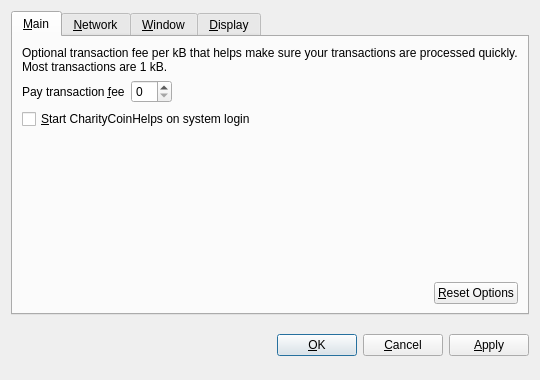
<?xml version="1.0" encoding="UTF-8"?>
<ui version="4.0">
 <class>OptionsDialog</class>
 <widget class="QDialog" name="OptionsDialog">
  <property name="geometry">
   <rect>
    <x>0</x>
    <y>0</y>
    <width>540</width>
    <height>380</height>
   </rect>
  </property>
  <property name="windowTitle">
   <string>Options</string>
  </property>
  <property name="modal">
   <bool>true</bool>
  </property>
  <layout class="QVBoxLayout" name="verticalLayout">
   <item>
    <widget class="QTabWidget" name="tabWidget">
     <property name="tabPosition">
      <enum>QTabWidget::North</enum>
     </property>
     <property name="currentIndex">
      <number>0</number>
     </property>
     <widget class="QWidget" name="tabMain">
      <attribute name="title">
       <string>&amp;Main</string>
      </attribute>
      <layout class="QVBoxLayout" name="verticalLayout_Main">
       <item>
        <widget class="QLabel" name="transactionFeeInfoLabel">
         <property name="text">
          <string>Optional transaction fee per kB that helps make sure your transactions are processed quickly. Most transactions are 1 kB.</string>
         </property>
         <property name="textFormat">
          <enum>Qt::PlainText</enum>
         </property>
         <property name="wordWrap">
          <bool>true</bool>
         </property>
        </widget>
       </item>
       <item>
        <layout class="QHBoxLayout" name="horizontalLayout_1_Main">
         <item>
          <widget class="QLabel" name="transactionFeeLabel">
           <property name="text">
            <string>Pay transaction &amp;fee</string>
           </property>
           <property name="textFormat">
            <enum>Qt::PlainText</enum>
           </property>
           <property name="buddy">
            <cstring>transactionFee</cstring>
           </property>
          </widget>
         </item>
         <item>
          <widget class="BitcoinAmountField" name="transactionFee"/>
         </item>
         <item>
          <spacer name="horizontalSpacer_1_Main">
           <property name="orientation">
            <enum>Qt::Horizontal</enum>
           </property>
           <property name="sizeHint" stdset="0">
            <size>
             <width>40</width>
             <height>20</height>
            </size>
           </property>
          </spacer>
         </item>
        </layout>
       </item>
       <item>
        <widget class="QCheckBox" name="bitcoinAtStartup">
         <property name="toolTip">
          <string>Automatically start CharityCoinHelps after logging in to the system.</string>
         </property>
         <property name="text">
          <string>&amp;Start CharityCoinHelps on system login</string>
         </property>
        </widget>
       </item>
       <item>
        <spacer name="verticalSpacer_Main">
         <property name="orientation">
          <enum>Qt::Vertical</enum>
         </property>
         <property name="sizeHint" stdset="0">
          <size>
           <width>20</width>
           <height>40</height>
          </size>
         </property>
        </spacer>
       </item>
       <item>
        <layout class="QHBoxLayout" name="horizontalLayout_2_Main">
         <item>
          <spacer name="horizontalSpacer_2_Main">
           <property name="orientation">
            <enum>Qt::Horizontal</enum>
           </property>
           <property name="sizeHint" stdset="0">
            <size>
             <width>40</width>
             <height>20</height>
            </size>
           </property>
          </spacer>
         </item>
         <item>
          <widget class="QPushButton" name="resetButton">
           <property name="toolTip">
            <string>Reset all client options to default.</string>
           </property>
           <property name="text">
            <string>&amp;Reset Options</string>
           </property>
           <property name="autoDefault">
            <bool>false</bool>
           </property>
          </widget>
         </item>
        </layout>
       </item>
      </layout>
     </widget>
     <widget class="QWidget" name="tabNetwork">
      <attribute name="title">
       <string>&amp;Network</string>
      </attribute>
      <layout class="QVBoxLayout" name="verticalLayout_Network">
       <item>
        <widget class="QCheckBox" name="mapPortUpnp">
         <property name="toolTip">
          <string>Automatically open the CharityCoinHelps client port on the router. This only works when your router supports UPnP and it is enabled.</string>
         </property>
         <property name="text">
          <string>Map port using &amp;UPnP</string>
         </property>
        </widget>
       </item>
       <item>
        <widget class="QCheckBox" name="connectSocks">
         <property name="toolTip">
          <string>Connect to the CharityCoinHelps network through a SOCKS proxy (e.g. when connecting through Tor).</string>
         </property>
         <property name="text">
          <string>&amp;Connect through SOCKS proxy:</string>
         </property>
        </widget>
       </item>
       <item>
        <layout class="QHBoxLayout" name="horizontalLayout_Network">
         <item>
          <widget class="QLabel" name="proxyIpLabel">
           <property name="text">
            <string>Proxy &amp;IP:</string>
           </property>
           <property name="textFormat">
            <enum>Qt::PlainText</enum>
           </property>
           <property name="buddy">
            <cstring>proxyIp</cstring>
           </property>
          </widget>
         </item>
         <item>
          <widget class="QValidatedLineEdit" name="proxyIp">
           <property name="maximumSize">
            <size>
             <width>140</width>
             <height>16777215</height>
            </size>
           </property>
           <property name="toolTip">
            <string>IP address of the proxy (e.g. 127.0.0.1)</string>
           </property>
          </widget>
         </item>
         <item>
          <widget class="QLabel" name="proxyPortLabel">
           <property name="text">
            <string>&amp;Port:</string>
           </property>
           <property name="textFormat">
            <enum>Qt::PlainText</enum>
           </property>
           <property name="buddy">
            <cstring>proxyPort</cstring>
           </property>
          </widget>
         </item>
         <item>
          <widget class="QLineEdit" name="proxyPort">
           <property name="maximumSize">
            <size>
             <width>55</width>
             <height>16777215</height>
            </size>
           </property>
           <property name="toolTip">
            <string>Port of the proxy (e.g. 9050)</string>
           </property>
          </widget>
         </item>
         <item>
          <widget class="QLabel" name="socksVersionLabel">
           <property name="text">
            <string>SOCKS &amp;Version:</string>
           </property>
           <property name="textFormat">
            <enum>Qt::PlainText</enum>
           </property>
           <property name="buddy">
            <cstring>socksVersion</cstring>
           </property>
          </widget>
         </item>
         <item>
          <widget class="QValueComboBox" name="socksVersion">
           <property name="toolTip">
            <string>SOCKS version of the proxy (e.g. 5)</string>
           </property>
          </widget>
         </item>
         <item>
          <spacer name="horizontalSpacer_Network">
           <property name="orientation">
            <enum>Qt::Horizontal</enum>
           </property>
           <property name="sizeHint" stdset="0">
            <size>
             <width>40</width>
             <height>20</height>
            </size>
           </property>
          </spacer>
         </item>
        </layout>
       </item>
       <item>
        <spacer name="verticalSpacer_Network">
         <property name="orientation">
          <enum>Qt::Vertical</enum>
         </property>
         <property name="sizeHint" stdset="0">
          <size>
           <width>20</width>
           <height>40</height>
          </size>
         </property>
        </spacer>
       </item>
      </layout>
     </widget>
     <widget class="QWidget" name="tabWindow">
      <attribute name="title">
       <string>&amp;Window</string>
      </attribute>
      <layout class="QVBoxLayout" name="verticalLayout_Window">
       <item>
        <widget class="QCheckBox" name="minimizeToTray">
         <property name="toolTip">
          <string>Show only a tray icon after minimizing the window.</string>
         </property>
         <property name="text">
          <string>&amp;Minimize to the tray instead of the taskbar</string>
         </property>
        </widget>
       </item>
       <item>
        <widget class="QCheckBox" name="minimizeOnClose">
         <property name="toolTip">
          <string>Minimize instead of exit the application when the window is closed. When this option is enabled, the application will be closed only after selecting Quit in the menu.</string>
         </property>
         <property name="text">
          <string>M&amp;inimize on close</string>
         </property>
        </widget>
       </item>
       <item>
        <spacer name="verticalSpacer_Window">
         <property name="orientation">
          <enum>Qt::Vertical</enum>
         </property>
         <property name="sizeHint" stdset="0">
          <size>
           <width>20</width>
           <height>40</height>
          </size>
         </property>
        </spacer>
       </item>
      </layout>
     </widget>
     <widget class="QWidget" name="tabDisplay">
      <attribute name="title">
       <string>&amp;Display</string>
      </attribute>
      <layout class="QVBoxLayout" name="verticalLayout_Display">
       <item>
        <layout class="QHBoxLayout" name="horizontalLayout_1_Display">
         <item>
          <widget class="QLabel" name="langLabel">
           <property name="text">
            <string>User Interface &amp;language:</string>
           </property>
           <property name="textFormat">
            <enum>Qt::PlainText</enum>
           </property>
           <property name="buddy">
            <cstring>lang</cstring>
           </property>
          </widget>
         </item>
         <item>
          <widget class="QValueComboBox" name="lang">
           <property name="toolTip">
            <string>The user interface language can be set here. This setting will take effect after restarting CharityCoinHelps.</string>
           </property>
          </widget>
         </item>
        </layout>
       </item>
       <item>
        <layout class="QHBoxLayout" name="horizontalLayout_2_Display">
         <item>
          <widget class="QLabel" name="unitLabel">
           <property name="text">
            <string>&amp;Unit to show amounts in:</string>
           </property>
           <property name="textFormat">
            <enum>Qt::PlainText</enum>
           </property>
           <property name="buddy">
            <cstring>unit</cstring>
           </property>
          </widget>
         </item>
         <item>
          <widget class="QValueComboBox" name="unit">
           <property name="toolTip">
            <string>Choose the default subdivision unit to show in the interface and when sending coins.</string>
           </property>
          </widget>
         </item>
        </layout>
       </item>
       <item>
        <widget class="QCheckBox" name="displayAddresses">
         <property name="toolTip">
          <string>Whether to show CharityCoinHelps addresses in the transaction list or not.</string>
         </property>
         <property name="text">
          <string>&amp;Display addresses in transaction list</string>
         </property>
        </widget>
       </item>
       <item>
        <widget class="QCheckBox" name="coinControlFeatures">
         <property name="toolTip">
          <string>Whether to show coin control features or not.</string>
         </property>
         <property name="text">
          <string>Display coin &amp;control features (experts only!)</string>
         </property>
        </widget>
       </item>
       <item>
        <spacer name="verticalSpacer_Display">
         <property name="orientation">
          <enum>Qt::Vertical</enum>
         </property>
         <property name="sizeHint" stdset="0">
          <size>
           <width>20</width>
           <height>40</height>
          </size>
         </property>
        </spacer>
       </item>
      </layout>
     </widget>
    </widget>
   </item>
   <item>
    <layout class="QHBoxLayout" name="horizontalLayout_Buttons">
     <item>
      <spacer name="horizontalSpacer_1">
       <property name="orientation">
        <enum>Qt::Horizontal</enum>
       </property>
       <property name="sizeHint" stdset="0">
        <size>
         <width>40</width>
         <height>48</height>
        </size>
       </property>
      </spacer>
     </item>
     <item>
      <widget class="QLabel" name="statusLabel">
       <property name="font">
        <font>
         <weight>75</weight>
         <bold>true</bold>
        </font>
       </property>
       <property name="text">
        <string/>
       </property>
       <property name="textFormat">
        <enum>Qt::PlainText</enum>
       </property>
       <property name="wordWrap">
        <bool>true</bool>
       </property>
      </widget>
     </item>
     <item>
      <spacer name="horizontalSpacer_2">
       <property name="orientation">
        <enum>Qt::Horizontal</enum>
       </property>
       <property name="sizeHint" stdset="0">
        <size>
         <width>40</width>
         <height>48</height>
        </size>
       </property>
      </spacer>
     </item>
     <item>
      <widget class="QPushButton" name="okButton">
       <property name="text">
        <string>&amp;OK</string>
       </property>
      </widget>
     </item>
     <item>
      <widget class="QPushButton" name="cancelButton">
       <property name="text">
        <string>&amp;Cancel</string>
       </property>
       <property name="autoDefault">
        <bool>false</bool>
       </property>
      </widget>
     </item>
     <item>
      <widget class="QPushButton" name="applyButton">
       <property name="text">
        <string>&amp;Apply</string>
       </property>
       <property name="autoDefault">
        <bool>false</bool>
       </property>
      </widget>
     </item>
    </layout>
   </item>
  </layout>
 </widget>
 <customwidgets>
  <customwidget>
   <class>BitcoinAmountField</class>
   <extends>QSpinBox</extends>
   <header>bitcoinamountfield.h</header>
  </customwidget>
  <customwidget>
   <class>QValueComboBox</class>
   <extends>QComboBox</extends>
   <header>qvaluecombobox.h</header>
  </customwidget>
  <customwidget>
   <class>QValidatedLineEdit</class>
   <extends>QLineEdit</extends>
   <header>qvalidatedlineedit.h</header>
  </customwidget>
 </customwidgets>
 <resources/>
 <connections/>
</ui>
